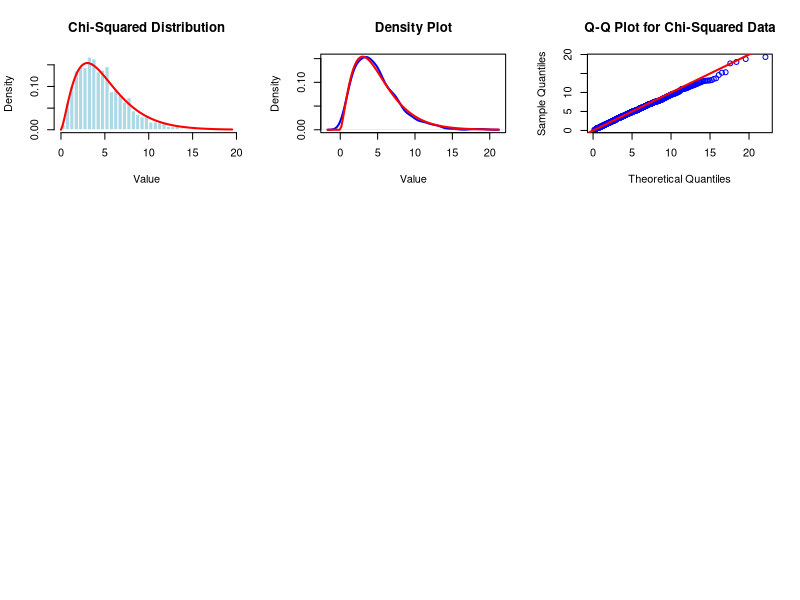

Reproduce this figure in R.
# Lab 2: Generation and Analysis of χ2-Distributed Data

# Parameters
k <- 5
N_sim <- 1000

# Generate chi-squared data
set.seed(123)
chi2_data <- rchisq(N_sim, df = k)

# Compute mean and variance
mean_chi2 <- mean(chi2_data)
var_chi2 <- var(chi2_data)
print(paste("Mean:", mean_chi2))
print(paste("Variance:", var_chi2))

# Graphical Output
par(mfrow = c(3, 3))

# Histogram
hist(chi2_data, breaks = 30, col = "lightblue", probability = TRUE, main = "Chi-Squared Distribution", xlab = "Value", border = "white")
curve(dchisq(x, df = k), add = TRUE, col = "red", lwd = 2)

# Density plot
plot(density(chi2_data), col = "blue", lwd = 2, main = "Density Plot", xlab = "Value")
curve(dchisq(x, df = k), add = TRUE, col = "red", lwd = 2)

# Q-Q plot
qqplot(qchisq(ppoints(N_sim), df = k), chi2_data, main = "Q-Q Plot for Chi-Squared Data", col = "blue", xlab = "Theoretical Quantiles", ylab = "Sample Quantiles")
abline(0, 1, col = "red", lwd = 2)
